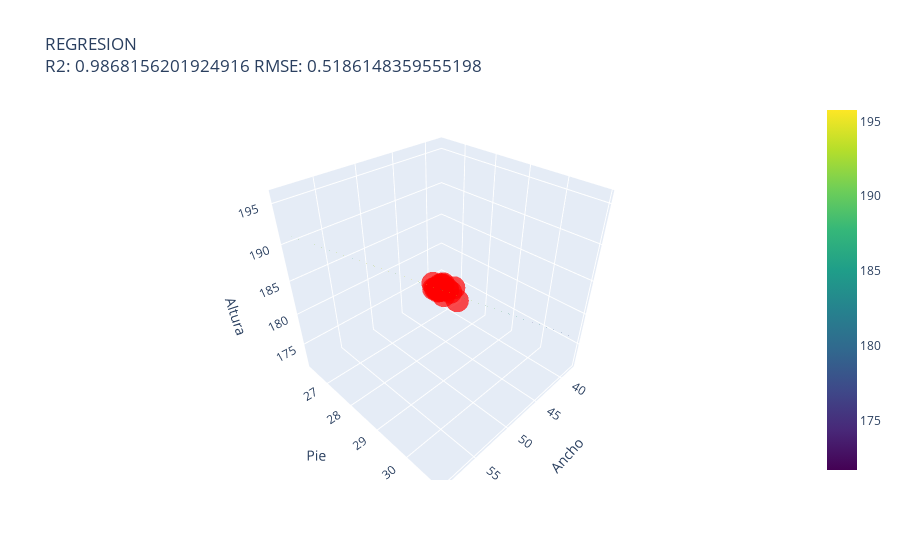

The notebook cell this image was saved under:
### Code cell
# Definir rangos para las variables independientes
x1_range = np.linspace(min(x_train_pb[:, 0]), max(x_train_pb[:, 0]), 20)
x2_range = np.linspace(min(x_train_pb[:, 1]), max(x_train_pb[:, 1]), 20)
x1_mesh, x2_mesh = np.meshgrid(x1_range, x2_range)

# Escalar el meshgrid para predicción
x_mesh_scaled = ss_pb.transform(np.vstack((x1_mesh.ravel(), x2_mesh.ravel())).T)

# Predecir los valores con el modelo escalado
y_mesh_scaled = modelo_pb.predict(x_mesh_scaled)

# Crear scatterplot 3D de los puntos reales
scatter = go.Scatter3d(
    x=x_test_pb[:, 0], y=x_test_pb[:, 1], z=y_test_pb,
    mode='markers',
    marker=dict(size=8, color='red', opacity=0.7)
)

# Crear el plano de regresión
surface = go.Surface(
    x=x1_mesh, y=x2_mesh, z=y_mesh_scaled.reshape(x1_mesh.shape),
    colorscale='Viridis', opacity=0.5
)

# Configuración del layout
layout = go.Layout(
    title=f"REGRESION<br>R2: {r2_score(y_test_pb, pb_pred)} RMSE: {root_mean_squared_error(y_test_pb, pb_pred)}",
    scene=dict(
        xaxis_title='Ancho',
        yaxis_title='Pie',
        zaxis_title='Altura'
    )
)

# Crear la figura
fig = go.Figure(data=[scatter, surface], layout=layout)

# Mostrar la figura interactiva
fig.show()

### Figure 1 — Plotly figure (JSON) as saved in the notebook; plotly's stock layout.template omitted (floating-point values rounded to 4 significant figures; data arrays with more than 128 entries replaced by an {"elided": "..."} marker saying what was removed)
{"data": [{"marker": {"color": "red", "opacity": 0.7, "size": 8}, "mode": "markers", "type": "scatter3d", "x": [53, 41, 50, 42, 42, 51, 49, 42, 48, 49, 46, 51, 51, 49, 48, 44, 55, 49, 45, 50], "y": [29.9, 26.9, 28.8, 27.1, 27.1, 29.2, 28.7, 27, 28.5, 28.6, 28.1, 29.3, 29.4, 28.6, 28.3, 27.3, 30.4, 28.5, 27.5, 29.1], "z": [190, 175, 185, 176, 177, 186, 185, 176, 184, 184, 182, 187, 187, 184, 183, 178, 191, 184, 180, 186]}, {"colorscale": [[0, "#440154"], [0.1111, "#482878"], [0.2222, "#3e4989"], [0.3333, "#31688e"], [0.4444, "#26828e"], [0.5556, "#1f9e89"], [0.6667, "#35b779"], [0.7778, "#6ece58"], [0.8889, "#b5de2b"], [1, "#fde725"]], "opacity": 0.5, "type": "surface", "x": {"elided": "20x20 float values"}, "y": {"elided": "20x20 float values"}, "z": {"elided": "20x20 float values"}}], "layout": {"scene": {"xaxis": {"title": {"text": "Ancho"}}, "yaxis": {"title": {"text": "Pie"}}, "zaxis": {"title": {"text": "Altura"}}}, "title": {"text": "REGRESION<br>R2: 0.9868156201924916 RMSE: 0.5186148359555198"}}}
